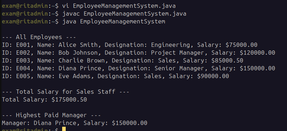
#> input picture assets/cover_image.png, 287 x 131 px, shrunk from 808 x 369 before the run; the run also reads 1 picture not shown here
$ python research_final_v3.py
#> lines starting #> are read from the running program, lines starting #| are printed output that depends on the picture; after the words box and inside, x2 and y2 are one past the last pixel; in counts of white or black regions, pixels touching at a corner belong together
### core/steganography_dct.py
import cv2
import numpy as np

class DCTSteganography:
    def __init__(self):
        self.block_size = 8
        self.delimiter = "$$$"
        self.Q = 25  # Standard Quality for Images
        self.threshold = 80

    def to_binary(self, data):
        if isinstance(data, str):
            return ''.join([format(ord(i), "08b") for i in data])
        elif isinstance(data, bytes):
            return ''.join([format(i, "08b") for i in data])
        return ""

    def get_adaptive_map(self, img):
        """Generates the 'Map' of busy blocks (AI Brain)."""
        gray = cv2.cvtColor(img, cv2.COLOR_BGR2GRAY)
        gray_stable = gray & 0xF0
        blurred = cv2.GaussianBlur(gray_stable, (5, 5), 0)
        edges = cv2.Canny(blurred, 50, 150)
        kernel = np.ones((5,5), np.uint8)
        texture_map = cv2.dilate(edges, kernel, iterations=2)
        return texture_map

    def dct_embed(self, image_path, message, output_path, use_adaptive=True):
        """
        Embeds message.
        - If use_adaptive=True (Images): Uses AI Texture Analyzer.
        - If use_adaptive=False (Video): Skips AI, uses sequential embedding.
        """
        img = cv2.imread(image_path)
        if img is None: raise ValueError("Image not found")

        h, w, _ = img.shape
        h = h - (h % 8)
        w = w - (w % 8)
        img = img[:h, :w]

        # --- MODE CHECK ---
        if use_adaptive:
            # IMAGE MODE: Calculate Map
            texture_map = self.get_adaptive_map(img)

        (B, G, R) = cv2.split(img)
        B_float = np.float32(B)

        message += self.delimiter
        binary_msg = self.to_binary(message)
        msg_len = len(binary_msg)
        msg_index = 0

        # Log which brain we are using
        mode_str = "Adaptive AI" if use_adaptive else "Sequential"
        print(f"[*] DCT Encoding Mode: {mode_str} (Q={self.Q})")

        for r in range(0, h, 8):
            for c in range(0, w, 8):
                if msg_index >= msg_len: break

                # --- AI CHECK ---
                if use_adaptive:
                    # Only check the map if we are in Image Mode
                    map_block = texture_map[r:r+8, c:c+8]
                    if np.mean(map_block) < self.threshold:
                        continue # Skip smooth blocks

                # Standard Embedding Logic...
                block = B_float[r:r+8, c:c+8]
                dct_block = cv2.dct(block)

                coeff = dct_block[4, 4]
                bit = int(binary_msg[msg_index])

                if bit == 0:
                    new_coeff = round(coeff / self.Q) * self.Q
                else:
                    new_coeff = (round((coeff - (self.Q / 2)) / self.Q) * self.Q) + (self.Q / 2)

                dct_block[4, 4] = float(new_coeff)
                idct_block = cv2.idct(dct_block)
                B_float[r:r+8, c:c+8] = idct_block

                msg_index += 1
            if msg_index >= msg_len: break

        B_out = np.uint8(np.clip(B_float, 0, 255))
        merged = cv2.merge((B_out, G, R))
        cv2.imwrite(output_path, merged)

    # [53 lines left out: function dct_extract, not called in this run]

### core/metrics.py
import cv2
import numpy as np
import math

class StegoMetrics:
    @staticmethod
    def calculate_psnr(original_path, stego_path):
        """Calculates Peak Signal-to-Noise Ratio (PSNR). Higher is better."""
        img1 = cv2.imread(original_path)
        img2 = cv2.imread(stego_path)

        if img1 is None or img2 is None:
            return 0

        # Align dimensions if needed (DWT/DCT sometimes crops)
        h_min = min(img1.shape[0], img2.shape[0])
        w_min = min(img1.shape[1], img2.shape[1])
        img1 = img1[:h_min, :w_min]
        img2 = img2[:h_min, :w_min]

        mse = np.mean((img1 - img2) ** 2)
        if mse == 0:
            return 100  # Identical

        max_pixel = 255.0
        psnr = 20 * math.log10(max_pixel / math.sqrt(mse))
        return psnr

    # [84 lines left out: functions calculate_ssim, calculate_ber, calculate_payload, not called in this run]

### core/attacks.py
import cv2
import numpy as np
import random

class AttackSimulator:
    # [65 lines left out: functions apply_noise_salt_pepper, apply_noise_gaussian, apply_rotation, apply_filter_blur, not called in this run]

    @staticmethod
    def apply_jpeg_compression(image_path, quality=50):
        """Compresses image (Quality: 1-100). Lower is stronger attack."""
        img = cv2.imread(image_path)
        output_path = f"assets/attacked_jpeg_{quality}.jpg"
        cv2.imwrite(output_path, img, [cv2.IMWRITE_JPEG_QUALITY, quality])
        return output_path

    # [17 lines left out: function apply_crop, not called in this run]

### research_final_v3.py
import cv2
import numpy as np
import difflib
import shutil
import math
import os
from core.steganography_dct import DCTSteganography
from core.metrics import StegoMetrics
from core.steganalysis import SteganalysisScanner
from core.attacks import AttackSimulator

# --- METRIC HELPERS ---
def calculate_ssim(img1_path, img2_path):
    img1 = cv2.imread(img1_path, cv2.IMREAD_GRAYSCALE).astype(np.float64)
    img2 = cv2.imread(img2_path, cv2.IMREAD_GRAYSCALE).astype(np.float64)

    h_min = min(img1.shape[0], img2.shape[0])
    w_min = min(img1.shape[1], img2.shape[1])
    img1 = img1[:h_min, :w_min]
    img2 = img2[:h_min, :w_min]

    C1, C2 = 6.5025, 58.5225
    mu1 = cv2.GaussianBlur(img1, (11, 11), 1.5)
    mu2 = cv2.GaussianBlur(img2, (11, 11), 1.5)
    mu1_sq, mu2_sq = mu1**2, mu2**2
    mu1_mu2 = mu1 * mu2
    sigma1_sq = cv2.GaussianBlur(img1**2, (11, 11), 1.5) - mu1_sq
    sigma2_sq = cv2.GaussianBlur(img2**2, (11, 11), 1.5) - mu2_sq
    sigma12 = cv2.GaussianBlur(img1 * img2, (11, 11), 1.5) - mu1_mu2

    ssim_map = ((2 * mu1_mu2 + C1) * (2 * sigma12 + C2)) / ((mu1_sq + mu2_sq + C1) * (sigma1_sq + sigma2_sq + C2))
    return np.mean(ssim_map)

def calculate_ber(original_text, recovered_text):
    def text_to_bin(text): return ''.join(format(ord(c), '08b') for c in text)
    bin_orig = text_to_bin(original_text)
    if not recovered_text or recovered_text == "Extraction Error": return 0.5
    bin_rec = text_to_bin(recovered_text)
    min_len = min(len(bin_orig), len(bin_rec))
    errors = sum(1 for i in range(min_len) if bin_orig[i] != bin_rec[i])
    errors += abs(len(bin_orig) - len(bin_rec))
    return errors / max(len(bin_orig), len(bin_rec)) if max(len(bin_orig), len(bin_rec)) > 0 else 0.0

class ResearchStego(DCTSteganography):
    def calculate_max_capacity(self, image_path, use_adaptive=True):
        img = cv2.imread(image_path)
        if img is None: return 0
        h, w, _ = img.shape
        h, w = h - (h % 8), w - (w % 8)
        img = img[:h, :w]

        if not use_adaptive: return (h // 8) * (w // 8)

        texture_map = self.get_adaptive_map(img)
        return sum(1 for r in range(0, h, 8) for c in range(0, w, 8) if np.mean(texture_map[r:r+8, c:c+8]) >= self.threshold)

    def dct_extract_robust(self, stego_path, use_adaptive=True, char_limit=1000):
        try: return self._fast_extract(cv2.imread(stego_path), use_adaptive, char_limit)
        except: return ""

    def _fast_extract(self, img, use_adaptive, char_limit):
        if img is None: return ""
        h, w, _ = img.shape
        h, w = h - (h % 8), w - (w % 8)

        if use_adaptive: texture_map = self.get_adaptive_map(img)
        B_float = np.float32(cv2.split(img)[0])

        bits = ""
        result = ""

        for r in range(0, h, 8):
            for c in range(0, w, 8):
                if use_adaptive and np.mean(texture_map[r:r+8, c:c+8]) < self.threshold: continue

                coeff = cv2.dct(B_float[r:r+8, c:c+8])[4, 4]
                bits += '1' if (self.Q/4) < (coeff % self.Q) < (3*self.Q/4) else '0'

                if len(bits) == 8:
                    try: result += chr(int(bits, 2))
                    except: result += "?"
                    bits = ""
                    if len(result) >= char_limit: return result
        return result

def run_comprehensive_benchmark():
    stego = ResearchStego()
    cover = "assets/cover_image.png"
    secret = "ResearchPayload-" * 50

    print(f"--- Comprehensive Research Benchmark (JPEG Q=85) ---")

    # 1. CAPACITY
    print("[1/4] Calculating Payload Capacity...")
    cap_seq = stego.calculate_max_capacity(cover, False)
#> in calculate_max_capacity, img is the input picture: shape (131, 287, 3); mean B, G, R 41.9, 30.4, 32.4
#> cap_seq = 560
    cap_adapt = stego.calculate_max_capacity(cover, True)
#> in get_adaptive_map, `edges = cv2.Canny(blurred, 50, 150)`:
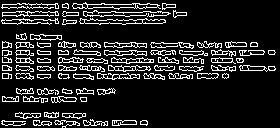
#> edges: shape (128, 280); 14.1% white in thin lines or dots
#> in get_adaptive_map, `texture_map = cv2.dilate(edges, kernel, iterations=2)`:
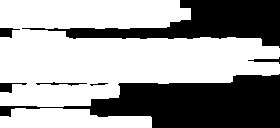
#> texture_map: shape (128, 280); 62.3% white; 7 black regions, largest, box (x1, y1, x2, y2) and area: (0, 74, 280, 128) 7985, (22, 0, 280, 48) 5077, (0, 83, 27, 93) 130
#> cap_adapt = 382

    # 2. EMBED
    print("[2/4] Embedding & Measuring Quality...")
    stego.dct_embed(cover, secret, "res_seq.png", use_adaptive=False)
#> in dct_embed, `(B, G, R) = cv2.split(img)`:
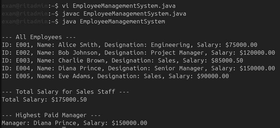
#> B: shape (128, 280); min 4, max 160, mean 42.3
#> after the loop in dct_embed, `for r in range(0, h, 8):`: msg_index = 560
    stego.dct_embed(cover, secret, "res_adapt.png", use_adaptive=True)

    psnr_seq = StegoMetrics.calculate_psnr(cover, "res_seq.png")
#> in calculate_psnr, `mse = np.mean((img1 - img2) ** 2)`: mse = 0.422
#> in calculate_psnr, `psnr = 20 * math.log10(max_pixel / math.sqrt(mse))`: psnr = 51.88
#> psnr_seq = 51.88
    psnr_adapt = StegoMetrics.calculate_psnr(cover, "res_adapt.png")
#> psnr_adapt = 53.68
    ssim_seq = calculate_ssim(cover, "res_seq.png")
#> in calculate_ssim, `mu1 = cv2.GaussianBlur(img1, (11, 11), 1.5)`:
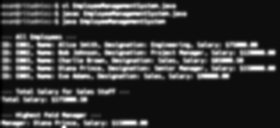
#> mu1: shape (128, 280) float64; min 18.85, max 78.36, mean 32.4; drawn with min black and max white
#> in calculate_ssim, `sigma1_sq = cv2.GaussianBlur(img1**2, (11, 11), 1.5) - mu1_sq`:
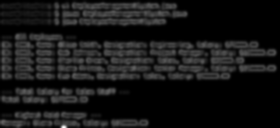
#> sigma1_sq: shape (128, 280) float64; min 2.27e-13, max 5138.6, mean 460.5; drawn with min black and max white
#> ssim_seq = 0.999
    ssim_adapt = calculate_ssim(cover, "res_adapt.png")
#> ssim_adapt = 0.999

    # 3. ATTACK (SWITCHED TO JPEG)
    print("[3/4] Attacking (JPEG Quality=85) & Measuring BER...")

    # Apply JPEG Compression
    AttackSimulator.apply_jpeg_compression("res_seq.png", quality=85)
    shutil.move("assets/attacked_compressed.jpg", "attacked_seq.jpg") # Note extension change to .jpg

    AttackSimulator.apply_jpeg_compression("res_adapt.png", quality=85)
    shutil.move("assets/attacked_compressed.jpg", "attacked_adapt.jpg")

    # Recover
    rec_seq = stego.dct_extract_robust("attacked_seq.jpg", False, len(secret))
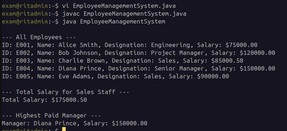
#> input picture attacked_seq.jpg, 287 x 131 px, shrunk from 808 x 368 before the run
#> in _fast_extract, `h, w, _ = img.shape`: h = 131; w = 287
#> in _fast_extract, `h, w = h - (h % 8), w - (w % 8)`: h = 128; w = 280
#> in _fast_extract, img is the input picture: shape (131, 287, 3); mean B, G, R 41.7, 30.4, 32.4
#> after the loop in _fast_extract, `for r in range(0, h, 8):`: bits = ''
    rec_adapt = stego.dct_extract_robust("attacked_adapt.jpg", True, len(secret))
#> in get_adaptive_map (call 3), `edges = cv2.Canny(blurred, 50, 150)`: edges: shape (131, 287); 13.1% white in thin lines or dots
#> in get_adaptive_map (call 3), `texture_map = cv2.dilate(edges, kernel, iterations=2)`:
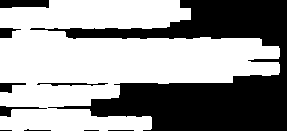
#> texture_map: shape (131, 287); 59.4% white; 10 black regions (2 under 20 px), largest, box (x1, y1, x2, y2) and area: (30, 0, 287, 131) 14262, (0, 0, 49, 8) 358, (0, 106, 47, 117) 174

    ber_seq = calculate_ber(secret, rec_seq)
#> ber_seq = 0.955
    ber_adapt = calculate_ber(secret, rec_adapt)
#> ber_adapt = 0.97

    # 4. FINAL TABLE
    print("\n" + "="*75)
    print(f"{'METRIC':<25} | {'SEQUENTIAL':<20} | {'ADAPTIVE (Ours)':<20}")
    print("="*75)
    print(f"{'Max Payload (bits)':<25} | {cap_seq:<20} | {cap_adapt:<20}")
#| Max Payload (bits)        | 560                  | 382
    print(f"{'Payload Utilization':<25} | {'100% (Baseline)':<20} | {f'{(cap_adapt/cap_seq)*100:.1f}% (Selective)':<20}")
#| Payload Utilization       | 100% (Baseline)      | 68.2% (Selective)
    print("-" * 75)
    print(f"{'PSNR (dB)':<25} | {f'{psnr_seq:.2f}':<20} | {f'{psnr_adapt:.2f}':<20}")
#| PSNR (dB)                 | 51.88                | 53.68
    print(f"{'SSIM (0-1.0)':<25} | {f'{ssim_seq:.4f}':<20} | {f'{ssim_adapt:.4f}':<20}")
#| SSIM (0-1.0)              | 0.9986               | 0.9994
    print("-" * 75)
    print(f"{'BER (JPEG Attack)':<25} | {f'{ber_seq:.4f}':<20} | {f'{ber_adapt:.4f}':<20}")
#| BER (JPEG Attack)         | 0.9550               | 0.9697
    print("="*75)

    print("\n[Analysis Guide]")
    print(f"* SSIM: Adaptive ({ssim_adapt:.4f}) should be higher.")
#| * SSIM: Adaptive (0.9994) should be higher.
    print(f"* BER: Adaptive ({ber_adapt:.4f}) should now be COMPETITIVE or LOWER.")
#| * BER: Adaptive (0.9697) should now be COMPETITIVE or LOWER.
    print("  (JPEG smooths the image, preserving the Edge Map synchronization!)")

if __name__ == "__main__":
    run_comprehensive_benchmark()
